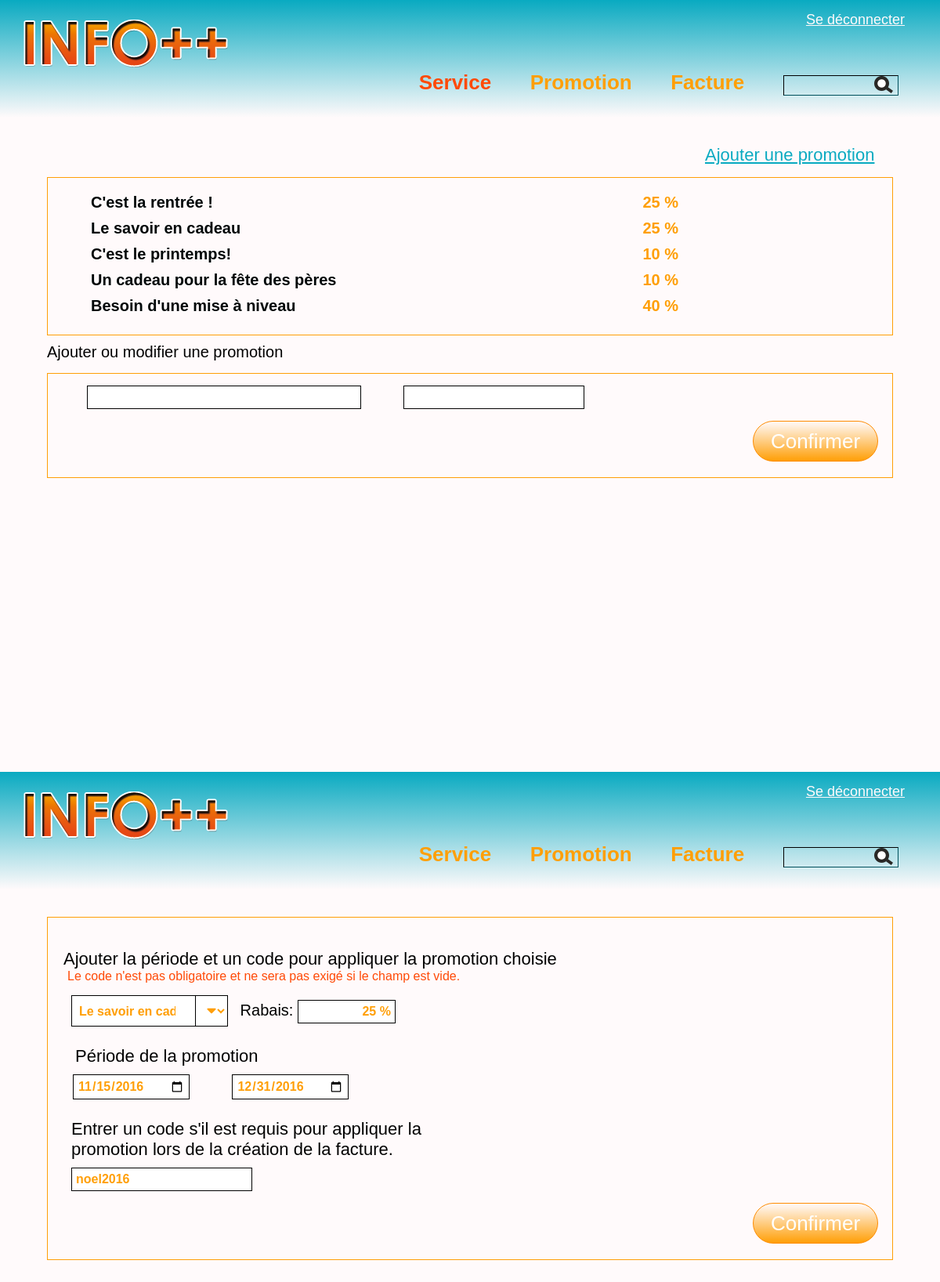
The app's page /page/promotionService.php?id=4&idPromo=2 (signed in) with its own data.
### tables this page shows
CREATE TABLE `promotion` (
  `pk_promotion` int(11) NOT NULL,
  `promotion_titre` varchar(75) DEFAULT NULL,
  `promotion_description` longtext,
  `rabais` decimal(2,2) DEFAULT NULL,
  `image` varchar(150) DEFAULT NULL
);

CREATE TABLE `ta_promotion_service` (
  `pk_promotion_service` int(11) NOT NULL,
  `fk_promotion` int(11) DEFAULT NULL,
  `fk_service` int(11) DEFAULT NULL,
  `date_debut` datetime DEFAULT NULL,
  `date_fin` datetime DEFAULT NULL,
  `code` varchar(45) DEFAULT NULL
);

### phpscript/class/gestionPromotion.php (called while the page is built, shortened)
<?php
  require_once('../outils/connexion.php');
  require_once('promotion.php');
  class GestionPromotion{
    public function getAllPromotion(){
      $connexion = new Connexion();
      $conn = $connexion->getConnexion();
      $stmt = $conn->prepare("SELECT * FROM promotion;");
      $stmt->execute();
      $result = $stmt->get_result();
      while($row = $result->fetch_assoc()){
        $arrPromotion[] = new Promotion($row['pk_promotion'],null,$row['promotion_titre'],$row['promotion_description'],$row['rabais'],$row['image'],null,null,null,null);
      }
      return $arrPromotion;
    }
    public function getPromotion($id){
      $connexion = new Connexion();
      $conn = $connexion->getConnexion();
      $stmt = $conn->prepare("SELECT p.pk_promotion, tps.pk_promotion_service, p.promotion_titre, p.promotion_description, p.rabais, p.image, tps.date_debut, tps.date_fin, tps.code, s.service_titre, s.pk_service FROM promotion AS p
                              INNER JOIN ta_promotion_service tps ON p.pk_promotion = tps.fk_promotion
                              INNER JOIN service s ON tps.fk_service = s.pk_service
                              WHERE tps.pk_promotion_service = ?;");
      $stmt->bind_param("i",$id);
      $stmt->execute();
      $result = $stmt->get_result();
      $row = $result->fetch_assoc();
      $promotion = new Promotion($row['pk_promotion'],$row['pk_promotion_service'],$row['promotion_titre'],$row['promotion_description'],$row['rabais'],$row['image'],$row['date_debut'],$row['date_fin'],$row['code'],$row['pk_service']);
      return $promotion;
    }
  }
 ?>

### phpscript/class/promotion.php (called while the page is built, shortened)
<?php
  require_once('../outils/connexion.php');
  class Promotion{
    private $id;
    private $titre;
    private $rabais;
    private $dateDebut;
    private $dateFin;
    private $code;
    public function setId($id){
      $this->id = $id;
    }
    public function setTitre($titre){
      $this->titre = $titre;
    }
    public function setCode($code){
      $this->code = $code;
    }
    public function setDateFin($dateFin){
      if(strlen($dateFin) == 10){
        $this->dateFin = $dateFin;
      }
      else{
        $date = substr($dateFin, 0, -9);
        $this->dateFin = $date;
      }
    }
    public function setDateDebut($dateDebut){
      if(strlen($dateDebut) == 10){
        $this->dateDebut = $dateDebut;
      }
      else{
        $date = substr($dateDebut, 0, -9);
        $this->dateDebut = $date;
      }
    }
    public function setRabais($rabais){
      $this->rabais = $rabais;
    }
    public function getId(){
      return $this->id;
    }
    public function getTitre(){
      return $this->titre;
    }
    public function getCode(){
      return $this->code;
    }
    public function getDateDebut(){
      return $this->dateDebut;
    }
    public function getDateFin(){
      return $this->dateFin;
    }
    public function getRabais(){
      return $this->rabais;
    }
  }
 ?>

### outils/connexion.php (called while the page is built, shortened)
<?php
class Connexion{
  private $dbHost = "localhost";
  private $dbUser = "root";
  private $dbPass = "";
  private $dbName = "lab1_hypermedia";
  function __construct() {
    $this->conn = mysqli_connect($this->dbHost, $this->dbUser, $this->dbPass, $this->dbName);
  }
}
?>

### page/promotionService.php (the view, shortened to what this page needs)
<?php
  require_once('../phpscript/class/gestionPromotion.php');
  $gestionPromotion = new GestionPromotion();
  if(isset($_GET['idPromo'])){
    $id = $_GET['idPromo'];
    $promotionOfService = $gestionPromotion->getPromotion($id);
    $update = true;
  }
  else{
    $promotionOfService = new Promotion(1,"","","","","","","","",$_GET['id']);
    $update = false;
  }
  $arrPromotion = $gestionPromotion->getAllPromotion();
?>
<!DOCTYPE html>
<html lang="fr" dir="ltr">
  <head>
    <link href="https://use.fontawesome.com/releases/v5.0.7/css/all.css" rel="stylesheet">
    <link rel="stylesheet" href="../css/style.css">
    <link rel="stylesheet" href="../css/serviceModification.css">
    <link rel="stylesheet" href="../css/promotionService.css">
  </head>
  <body>
    <?php include '../entete/administrateur.php'?>
    <main>
      <div class="cours-d">
        <p class="cata-texte text-modif">Ajouter la période et un code pour appliquer la promotion choisie</p>
        <p class="msgService">Le code n'est pas obligatoire et ne sera pas exigé si le champ est vide.</p>
        <form action="../phpscript/ajoutPromoService.php?id=<?php echo $_GET['id']; ?>" method="post">
          <div class="promo-haut">
            <div id="box" class="box">
              <select id="selectPromo" onmouseover="changeToOrangeColor()" onmouseout="changeToWhiteColor()" name="promotion[]" onchange="changeFunc();">
                <?php
                  foreach($arrPromotion as $promotion){
                    if($update == true){
                      if($promotion->getId() == $promotionOfService->getId()){
                        echo "<option value='".$promotion->getId()."' selected='selected'>".$promotion->getTitre()."</option>";
                      }
                      else{
                        echo "<option value='".$promotion->getId()."'>".$promotion->getTitre()."</option>";
                      }
                    }
                    else{
                      echo "<option value='".$promotion->getId()."'>".$promotion->getTitre()."</option>";
                    }
                  }
                ?>
              </select>
            </div>
            <label for="rabais">Rabais:</label>
            <?php
              if($update == true){
                $rabais = $promotionOfService->getRabais() * 100;
                $rabaisTxt = $rabais . " %";
                echo "<input type='text' name='rabais' id='rabais' value='".$rabaisTxt."' required>";
              }
              else{
                echo "<input type='text' name='rabais' id='rabais' value='' required>";
              }
            ?>
          </div>
          <div class="promo-milieu">
            <p class="cata-texte text-modif">Période de la promotion</p>
            <div class="date">
              <?php
                if($update == true){
                  echo "<input id='startDate' type='date' name='startDate' value='".$promotionOfService->getDateDebut()."' placeholder='Date de début' required>
                        <input id='endDate' type='date' name='endDate' value='".$promotionOfService->getDateFin()."' placeholder='Date de fin' required>";
                }
                else{
                  echo "<input id='startDate' type='date' name='startDate' value='' placeholder='Date de début' required>
                        <input id='endDate' type='date' name='endDate' value='' placeholder='Date de fin' required>";
                }
              ?>
            </div>
          </div>
          <div class="code">
            <p class="cata-texte text-modif">Entrer un code s'il est requis pour appliquer la promotion lors de la création de la facture.</p>
            <?php
              if($update == true){
                echo "<input type='text' id='code' name='code' value='".$promotionOfService->getCode()."'>";
              }
              else{
                echo "<input type='text' id='code' name='code' value=''>";
              }
            ?>
          </div>
          <div class="button-contain">
            <button class="text-button" type="submit" id="ajout-service" name="submit" onclick="return validateFormService()">Confirmer</button>
          </div>
        </form>
      </div>
    </main>
  </body>
</html>

### page/promotion.php (shortened to what this page needs)
<?php
  require_once("../phpscript/class/gestionPromotion.php");
  require_once("../phpscript/class/promotion.php");
  $gestionPromotion = new GestionPromotion();
  $arrPromotion = $gestionPromotion->getAllPromotion();
  $i = 0;
?>
<!DOCTYPE html>
<html lang="fr" dir="ltr">
  <head>
    <link rel="stylesheet" href="../css/style.css">
    <link rel="stylesheet" href="../css/serviceModification.css">
    <link rel="stylesheet" href="../css/promotion.css">
  </head>
  <?php include("../entete/administrateur.php"); ?>
  <body>
    <main>
      <a class="link-service" id="link-ajout-promo" onclick='ajoutPromo()'>Ajouter une promotion</a>
      <form action="../phpscript/ajoutModifPromo.php" method="post">
        <div class="cours-d">
          <?php
            foreach($arrPromotion as $promotion){
              echo "<div class='promotion-block' onclick='promotionSelected(this,".$i.");' id='block".$i."'>
                <span id='nomSelect".$i."' class='titre-promo'>".$promotion->getTitre()."</span>
                <span id='rabaisSelect".$i."' class='rabais-promo'>".$promotion->getRabais() * 100 ." %</span>
              </div>";
              $i++;
            }
          ?>
          </div>
          <p class="msg-input">Ajouter ou modifier une promotion</p>
          <div class="cours-d">
            <div class="input-promotion">
              <input id="input-nom" class="input-nomPromo" type="text" name="nomPromo" value="">
              <input id="input-rabais" class="input-rabaisPromo" type="text" name="rabaisPromo" value="" maxlength="2" onfocusout="">
              <div class="button-contain">
                <button class="text-button" type="submit" id="ajout-promo" name="submit" onclick="return validateFormPromotion()">Confirmer</button>
              </div>
            </div>
          </div>
      </form>
    </main>
  </body>
</html>

### css/style.css (style rules this page uses)
html { height: 100%; }
* { font-family: "Century Gothic", CenturyGothic, AppleGothic, sans-serif; box-sizing:border-box; margin: 0; padding: 0; }
body { background: #FFFAFB; height: 100%; }
main { width: 1200px; height: 100%; margin: 0 auto; margin-top: 35px; }
.cours-d { border: solid 1px #FF9F07; overflow: hidden; width: 90%; height: auto; margin: 0 auto; padding-bottom: 20px; margin-top: 15px; }
.cata-texte { font-size: 22px; }
.link-service { font-size: 22px; color: #09AAC1; }

### css/serviceModification.css (style rules this page uses)
.text-modif { margin-left: 20px; margin-top: 25px; }
.msgService { color: #FF4A07; margin-left: 25px; }
input { border: 1px solid #000000; padding: 5px; }
.button-contain { display: block; width:180px; text-align:left; margin-left: 900px; margin-top: 15px; }
.text-button { font-size: 26px; width: 160px; border: 1px solid #FF8C00; border-radius: 2em; height: 2em; background-image: linear-gradient(#FFFAFB, #FF9F07); color: white; }

### css/promotion.css (style rules this page uses)
#link-ajout-promo { margin-left: 900px; text-decoration: underline; cursor: pointer; }
.cours-d { padding-top: 15px; }
.promotion-block { display: block; padding: 5px; }
.input-promotion { display: block; }
.titre-promo { display: inline-block; color: #000708; font-size: 20px; font-weight: 600; margin-left: 50px; width: 700px; }
.msg-input { font-size: 20px; margin-top: 10px; margin-left: 60px; }
.rabais-promo { font-size: 20px; color: #FF9F07; font-weight: 600; }
.input-nomPromo { width: 350px; font-size: 16px; padding: 5px; margin-left: 50px; }
.input-rabaisPromo { font-size: 16px; padding: 5px; margin-left: 50px; }
.button-contain { display: inline-block; margin-top: 0; margin-left: 250px; }

### css/promotionService.css (style rules this page uses)
.box { display: inline-block; position: relative }
.box select { background : #FFFFFF; color: #FF9F07; padding: 5px; padding-right: 50px; width: 200px; height: 40px; border: 1px solid black; font-weight: 700; font-size: 16px; -webkit-appearance: button; -moz-appearance: button; }
.box:before { content: '\f0dd'; font-family: "Font Awesome 5 Free"; font-weight: 900; position: absolute; text-align: center; color: #FF9F07; line-height: 30px; top: 0; right: 0; width: 40px; height: 38px; border: 1px solid black; pointer-events: none; }
.box option { background-color: #FFFFFF; font-weight:normal; color: #000000; }
.promo-haut { display: block; margin-top: 15px; margin-left: 30px; font-size: 20px; }
.promo-haut label { margin-left: 10px; }
.promo-milieu { margin-left: 15px; }
.date { margin-left: 17px; }
.date input { margin-right: 50px; margin-top: 10px; }
.code { margin-left: 10px; width: 530px; }
.code input { margin-left: 20px; margin-top: 10px; }
#rabais { text-align: right; width: 125px; }
input { font-size: 16px; color: #FF9F07; font-weight: 600; }

### records on screen
promotion: promotion_titre "C'est la rentrée !", $promotion->getRabais()*100 "25"
promotion: promotion_titre "Le savoir en cadeau", $promotion->getRabais()*100 "25"
promotion: promotion_titre "C'est le printemps!", $promotion->getRabais()*100 "10"
promotion: promotion_titre "Un cadeau pour la fête des pères", $promotion->getRabais()*100 "10"
promotion: promotion_titre "Besoin d'une mise à niveau", $promotion->getRabais()*100 "40"
ta_promotion_service: rabais "25 %", startDate "11/15/2016", endDate "12/31/2016", code "noel2016"

### other values on screen
form field value "Le savoir en cadeau"
